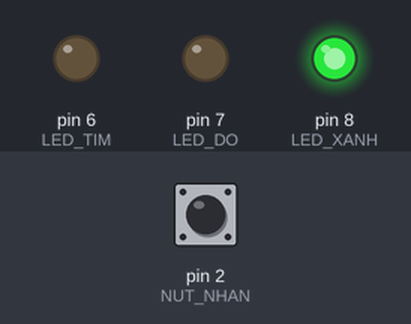
Simulated run of this program. Board: Arduino Uno, built with avr-gcc and run on an emulated ATmega328P. Parts: output pins drawn as LEDs (lit = HIGH). Inputs (shaded band) come from the test bench; at power-on: pin 2 (NUT_NHAN) HIGH. What the program prints to the serial monitor is not drawn.

Above: at 1.2 s.
1.3 s: pin 2 (NUT_NHAN) pulled LOW for 0.15 s
At 2.6 s:
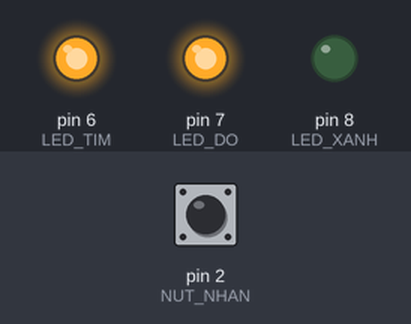
2.9 s: pin 2 (NUT_NHAN) pulled LOW for 1 s
6.9 s: pin 2 (NUT_NHAN) driven LOW
9.9 s: pin 2 (NUT_NHAN) driven HIGH
12.9 s: pin 2 (NUT_NHAN) pulsed LOW 2 times (0.12 s each, 0.3 s apart)
Timing chart, 0 to 15.9 s (numbered marks = the images above; inputs shaded):
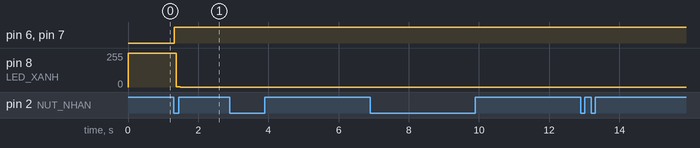

The program:

main.cpp
```cpp
#include <Arduino.h>
#define LED_XANH 8
#define LED_DO 7
#define LED_TIM 6
#define NUT_NHAN 2
#define BAT 1
#define TAT 0
void XanhOn()
{
  digitalWrite(LED_XANH, HIGH);
}
void bat_den_sang(int chan_pin_cua_den)
{
  digitalWrite(chan_pin_cua_den, HIGH);
}
void bat_den_sang_hoac_tat_ca_den()
{
  bat_den_sang(LED_XANH);
  bat_den_sang(LED_TIM);
  bat_den_sang(LED_DO);
}
void bat_den_sang_hoac_tat(int chan_pin_cua_den, bool bat_den_sang_hoac_tat)//khi sáng hoặc tắt thì cần biến bool
{
  digitalWrite(chan_pin_cua_den, bat_den_sang_hoac_tat);
}
int doc_tin_hieu_nut_nhan_chan_so_2()
{
  return digitalRead(NUT_NHAN);
}
int doc_tin_hieu_nut_nhan_bat_ky(int chan_pin_cua_nut_nhan)
{
  return digitalRead(chan_pin_cua_nut_nhan);
}
void setup()
{
  pinMode(LED_XANH, OUTPUT);
  pinMode(LED_DO, OUTPUT);
  pinMode(LED_TIM, OUTPUT);
  pinMode(NUT_NHAN, INPUT_PULLUP);
  Serial.begin(9600);
  XanhOn();
}
void loop()
{
  if (doc_tin_hieu_nut_nhan_chan_so_2() == HIGH)
  {
    Serial.println("Khong  nhan");
  }
  else
  {
    Serial.println("nhan");
    XanhOn();
    bat_den_sang_hoac_tat_ca_den();
    bat_den_sang_hoac_tat(LED_XANH, TAT);
  }
}
```

Measured:
- after the input at 1.3 s, pin 6 (LED_TIM), pin 7 (LED_DO): LOW → HIGH at once; pin 8 (LED_XANH): 255/255 → 1/255 after 0.07 s, → 0/255 0.12 s later
- after the input at 9.9 s, every drawn part: stays the same
